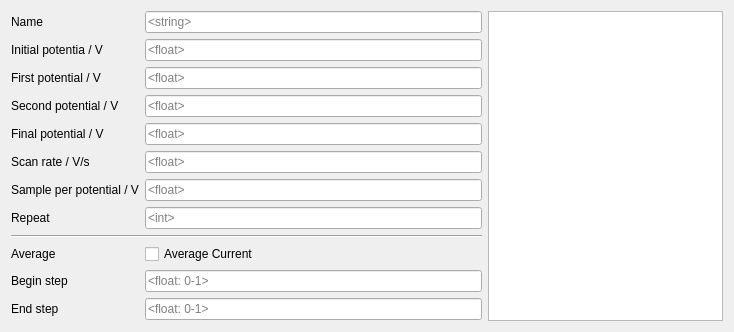
<?xml version="1.0" encoding="UTF-8"?>
<ui version="4.0">
 <class>Form</class>
 <widget class="QWidget" name="Form">
  <property name="geometry">
   <rect>
    <x>0</x>
    <y>0</y>
    <width>734</width>
    <height>332</height>
   </rect>
  </property>
  <property name="windowTitle">
   <string>Form</string>
  </property>
  <layout class="QHBoxLayout" name="horizontalLayout" stretch="2,1">
   <item>
    <layout class="QGridLayout" name="gridLayout">
     <item row="3" column="0">
      <widget class="QLabel" name="labelPotentialSecond">
       <property name="text">
        <string>Second potential / V</string>
       </property>
      </widget>
     </item>
     <item row="0" column="1">
      <widget class="QLineEdit" name="lineEditName">
       <property name="placeholderText">
        <string>&lt;string&gt;</string>
       </property>
      </widget>
     </item>
     <item row="0" column="0">
      <widget class="QLabel" name="labelName">
       <property name="text">
        <string>Name</string>
       </property>
      </widget>
     </item>
     <item row="2" column="0">
      <widget class="QLabel" name="labelPotentialFirst">
       <property name="text">
        <string>First potential / V</string>
       </property>
      </widget>
     </item>
     <item row="8" column="0" colspan="2">
      <widget class="Line" name="line">
       <property name="orientation">
        <enum>Qt::Horizontal</enum>
       </property>
      </widget>
     </item>
     <item row="6" column="0">
      <widget class="QLabel" name="labelSamplePotential">
       <property name="text">
        <string>Sample per potential / V</string>
       </property>
      </widget>
     </item>
     <item row="7" column="1">
      <widget class="QLineEdit" name="lineEditRepeat">
       <property name="placeholderText">
        <string>&lt;int&gt;</string>
       </property>
      </widget>
     </item>
     <item row="6" column="1">
      <widget class="QLineEdit" name="lineEditSamplePotential">
       <property name="placeholderText">
        <string>&lt;float&gt;</string>
       </property>
      </widget>
     </item>
     <item row="10" column="1">
      <widget class="QLineEdit" name="lineEditStepBegin">
       <property name="placeholderText">
        <string>&lt;float: 0-1&gt;</string>
       </property>
      </widget>
     </item>
     <item row="9" column="1">
      <widget class="QCheckBox" name="checkBoxAverage">
       <property name="text">
        <string>Average Current</string>
       </property>
      </widget>
     </item>
     <item row="9" column="0">
      <widget class="QLabel" name="labelAverage">
       <property name="text">
        <string>Average</string>
       </property>
      </widget>
     </item>
     <item row="7" column="0">
      <widget class="QLabel" name="labelRepeat">
       <property name="text">
        <string>Repeat</string>
       </property>
      </widget>
     </item>
     <item row="5" column="0">
      <widget class="QLabel" name="labelScanRate">
       <property name="text">
        <string>Scan rate / V/s</string>
       </property>
      </widget>
     </item>
     <item row="10" column="0">
      <widget class="QLabel" name="labelStepBegin">
       <property name="text">
        <string>Begin step</string>
       </property>
      </widget>
     </item>
     <item row="1" column="1">
      <widget class="QLineEdit" name="lineEditPotentialInit">
       <property name="placeholderText">
        <string>&lt;float&gt;</string>
       </property>
      </widget>
     </item>
     <item row="2" column="1">
      <widget class="QLineEdit" name="lineEditPotentialFirst">
       <property name="placeholderText">
        <string>&lt;float&gt;</string>
       </property>
      </widget>
     </item>
     <item row="4" column="1">
      <widget class="QLineEdit" name="lineEditPotentialFin">
       <property name="placeholderText">
        <string>&lt;float&gt;</string>
       </property>
      </widget>
     </item>
     <item row="5" column="1">
      <widget class="QLineEdit" name="lineEditRate">
       <property name="placeholderText">
        <string>&lt;float&gt;</string>
       </property>
      </widget>
     </item>
     <item row="3" column="1">
      <widget class="QLineEdit" name="lineEditPotentialSecond">
       <property name="placeholderText">
        <string>&lt;float&gt;</string>
       </property>
      </widget>
     </item>
     <item row="11" column="0">
      <widget class="QLabel" name="labelStepEnd">
       <property name="text">
        <string>End step</string>
       </property>
      </widget>
     </item>
     <item row="11" column="1">
      <widget class="QLineEdit" name="lineEditStepEnd">
       <property name="placeholderText">
        <string>&lt;float: 0-1&gt;</string>
       </property>
      </widget>
     </item>
     <item row="4" column="0">
      <widget class="QLabel" name="labelPotentialFin">
       <property name="text">
        <string>Final potential / V</string>
       </property>
      </widget>
     </item>
     <item row="1" column="0">
      <widget class="QLabel" name="labelPotentialInit">
       <property name="text">
        <string>Initial potentia / V </string>
       </property>
      </widget>
     </item>
    </layout>
   </item>
   <item>
    <widget class="QPlainTextEdit" name="plainTextEdit"/>
   </item>
  </layout>
 </widget>
 <resources/>
 <connections/>
</ui>
